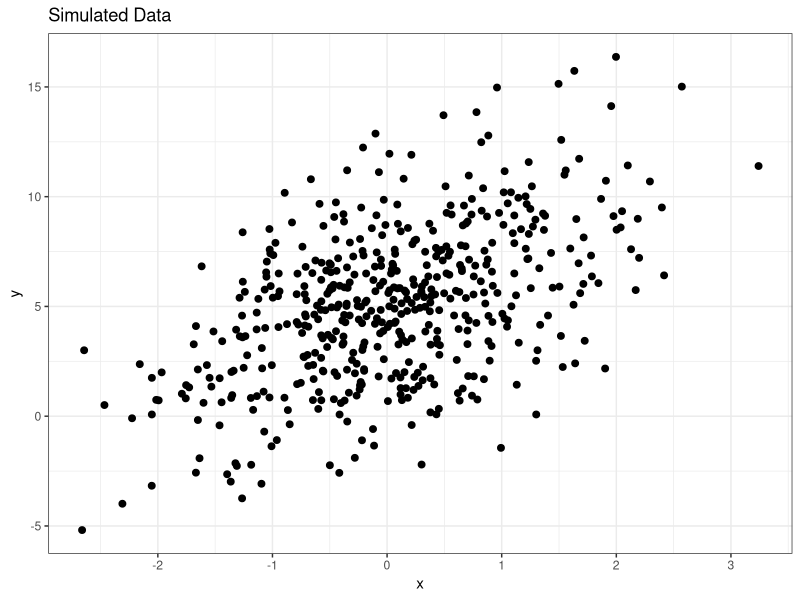
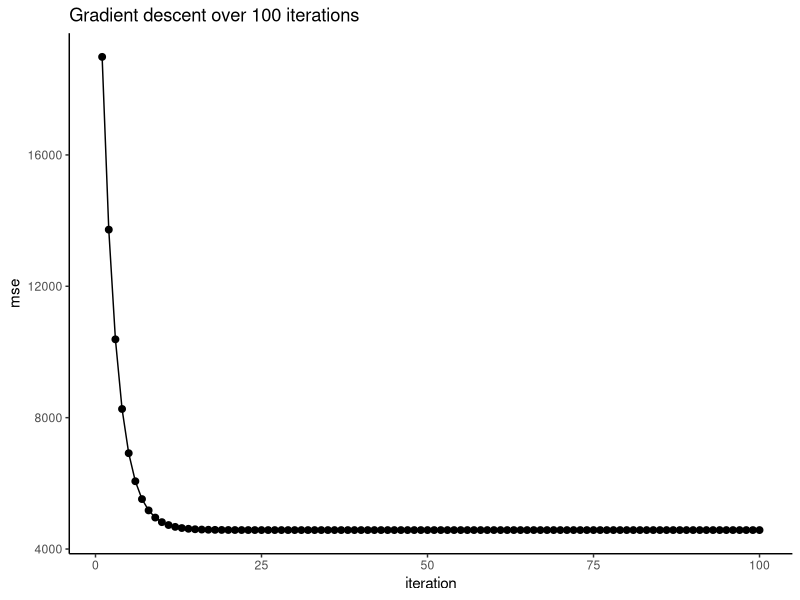
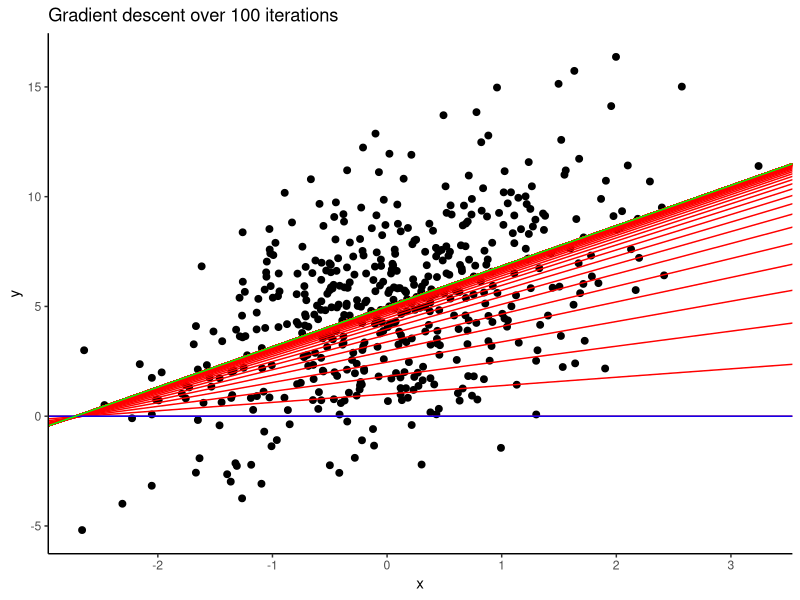

Write R code to recreate these figures, in order.
## ---- chunk 1
library(tidyverse)
set.seed(123)
theta_0 <- 5
theta_1 <- 2
n_obs <- 500
x <- rnorm(n_obs)
## ---- chunk 2
y <- theta_1*x + theta_0 + rnorm(n_obs, 0, 3)
data <- tibble(x = x, y = y)
ggplot(data, aes(x = x, y = y)) + 
  geom_point(size = 2) + theme_bw() + 
  labs(title = 'Simulated Data')
rm(theta_0, theta_1)
## ---- chunk 3
ols <- lm(y ~ x, data = data)
summary(ols)
## ---- chunk 4
ols$coefficients
## ---- chunk 5
cost_function <- function(theta_0, theta_1, x, y){
  pred <- theta_1*x + theta_0
  res_sq <- (y - pred)^2
  res_ss <- sum(res_sq)
  return(mean(res_ss))
}

cost_function(theta_0 = ols$coefficients[1][[1]], 
         theta_1 = ols$coefficients[2][[1]],
         x = data$x, y = data$y)

sum(resid(ols)^2)
## ---- chunk 6
gradient_desc <- function(theta_0, theta_1, x, y){
  N = length(x)
  pred <- theta_1*x + theta_0
  res <- y - pred
  delta_theta_0 <- (2/N)*sum(res)
  delta_theta_1 <- (2/N)*sum(res*x)
  return(c(delta_theta_0, delta_theta_1))
}

alpha <- 0.1
iter <- 100
## ---- chunk 7
minimize_function <- function(theta_0, theta_1, x, y, alpha){
  gd <- gradient_desc(theta_0, theta_1, x, y)
  d_theta_0 <- gd[1] * alpha
  d_theta_1 <- gd[2] * alpha
  new_theta_0 <- theta_0 + d_theta_0
  new_theta_1 <- theta_1 + d_theta_1
  return(c(new_theta_0, new_theta_1))
}
## ---- chunk 8
res <- list()
res[[1]] <- c(0, 0)

for (i in 2:iter){
  res[[i]] <- minimize_function(
    res[[i-1]][1], res[[i-1]][2], data$x, data$y, alpha
  )
}

res <- lapply(res, function(x) as.data.frame(t(x))) %>% bind_rows()
colnames(res) <- c('theta0', 'theta1')

loss <- res %>% as_tibble() %>% rowwise() %>%
  summarise(mse = cost_function(theta0, theta1, data$x, data$y))

res <- res %>% bind_cols(loss) %>%
  mutate(iteration = seq(1, 100)) %>% as_tibble()

res
## ---- chunk 9
ggplot(res, aes(x = iteration, y = mse)) + 
  geom_point(size = 2) + 
  theme_classic() + geom_line(aes(group = 1)) +
  labs(title = 'Gradient descent over 100 iterations')
## ---- chunk 10
ggplot(data, aes(x = x, y = y)) + 
  geom_point(size = 2) + 
  geom_abline(aes(intercept = theta0, slope = theta1),
              data = res, linewidth = 0.5, color = 'red') + 
  theme_classic() + 
  geom_abline(aes(intercept = theta0, slope = theta1), 
              data = res %>% slice_head(), 
              linewidth = 0.5, color = 'blue') + 
  geom_abline(aes(intercept = theta0, slope = theta1), 
              data = res %>% slice_tail(), 
              linewidth = 0.5, color = 'green') +
  labs(title = 'Gradient descent over 100 iterations')
